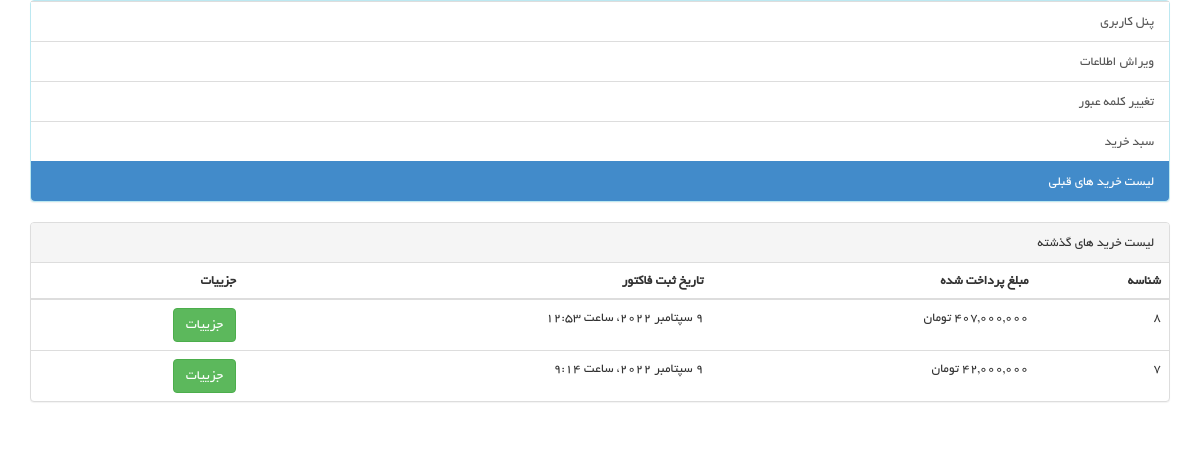
The page /dashboard/past-shopping (signed in) on the database its author committed.
### cart_module/models.py (models this page shows, shortened)
class Cart(models.Model):
    user = models.ForeignKey(User , on_delete=models.CASCADE , verbose_name="کاربر")
    is_paid = models.BooleanField(verbose_name="پرداخت شده/ نشده")
    payment_date = models.DateTimeField(null=True , blank=True , verbose_name="تاریخ پرداخت")
    class Meta:
        verbose_name="سبد خرید"
        verbose_name_plural = "لیست سبد خرید"
    def calculate_total_price(self):
        total_price = 0
        if self.is_paid:
            for product_detail in self.detailcart_set.all():
                total_price += product_detail.final_price * product_detail.count
        else:
            for product_detail in self.detailcart_set.all():
                total_price += product_detail.product.price* product_detail.count
        return total_price

class DetailCart(models.Model):
    cart = models.ForeignKey(Cart , on_delete=models.CASCADE , verbose_name="سبد خرید")
    product = models.ForeignKey(Product , on_delete=models.CASCADE , verbose_name="محصول")
    final_price = models.IntegerField(verbose_name="قیمت نهایی"  , null=True , blank=True)
    count = models.IntegerField(verbose_name="تعداد")
    class Meta:
        verbose_name = "جزِِییات محصول"
        verbose_name_plural = "لیست جزییات محصول ها"

### dashboard_module/views.py (the view)
# urls.py: path('past-shopping' , views.Past_Shopping.as_view() , name = "past-shopping"),
@method_decorator(login_required , 'dispatch')
class Past_Shopping(ListView):
    template_name = 'dashboard_module/past_shopping.html'
    model = Cart
    def get_queryset(self):
        query = super(Past_Shopping, self).get_queryset()
        query = query.filter(user_id = self.request.user.id , is_paid = True).order_by('-payment_date')
        return query

### polls/templatetags/poll_extras.py (called while the page is built)
@register.filter(name="splitletter")
def Splitletter(value: int):
    return "{:,}".format(value) +" "+ 'تومان'

### dashboard_module/templates/dashboard_module/past_shopping.html (shortened to what this page needs)
{% extends 'shared/base.html' %}
{% load render_partial %}
{% load jalali_tags %}
{% load poll_extras %}
{% block content %}
    <div class="container">
        <div class="row">
            <div class="col-md-12">
                {% include 'includes/dashboard_menu.html' %}
            </div>
            <div class="col-md-12">
                    <div class="panel panel-default">
                      <div class="panel-heading">لیست خرید های گذشته</div>
                          <table class="table">
                              <thead>
                                <tr>
                                      <th class="text-right">شناسه</th>
                                      <th class="text-right">مبلغ پرداخت شده</th>
                                      <th class="text-right">تاریخ ثبت فاکتور</th>
                                      <th class="text-right">جزییات</th>
                                </tr>
                              </thead>
                              <tbody>
                                  {% for cart in object_list %}
                                        <tr>
                                            <td>
                                                {{ cart.id }}
                                            </td>
                                            <td>
                                                {{ cart.calculate_total_price|splitletter }}
                                            </td>
                                            <td>
                                                {{ cart.payment_date | to_jalali:'%H:%M:%S - %y/%m/%d' }}
                                            </td>
                                            <td>
                                                <a href="{% url 'cart-detail-page' cart=cart.id %}"><button class="btn btn-success">جزییات</button></a>
                                            </td>
                                        </tr>
                                  {% endfor %}
                              </tbody>
                          </table>
                        </div>
            </div>
        </div>
    </div>
{% endblock %}

### static/css/main.css (style rules this page uses)
body { font-family: 'BYekan'; font-size: 10pt; position: relative; font-weight: normal; direction: rtl; }
a { -webkit-transition: 300ms; -moz-transition: 300ms; -o-transition: 300ms; transition: 300ms; }

### rows shown on the page
Cart: id "8", calculate_total_price|splitletter "407,000,000 تومان", payment_date|to_jalali "9 سپتامبر 2022، ساعت 12:53"
Cart: id "7", calculate_total_price|splitletter "42,000,000 تومان", payment_date|to_jalali "9 سپتامبر 2022، ساعت 9:14"
